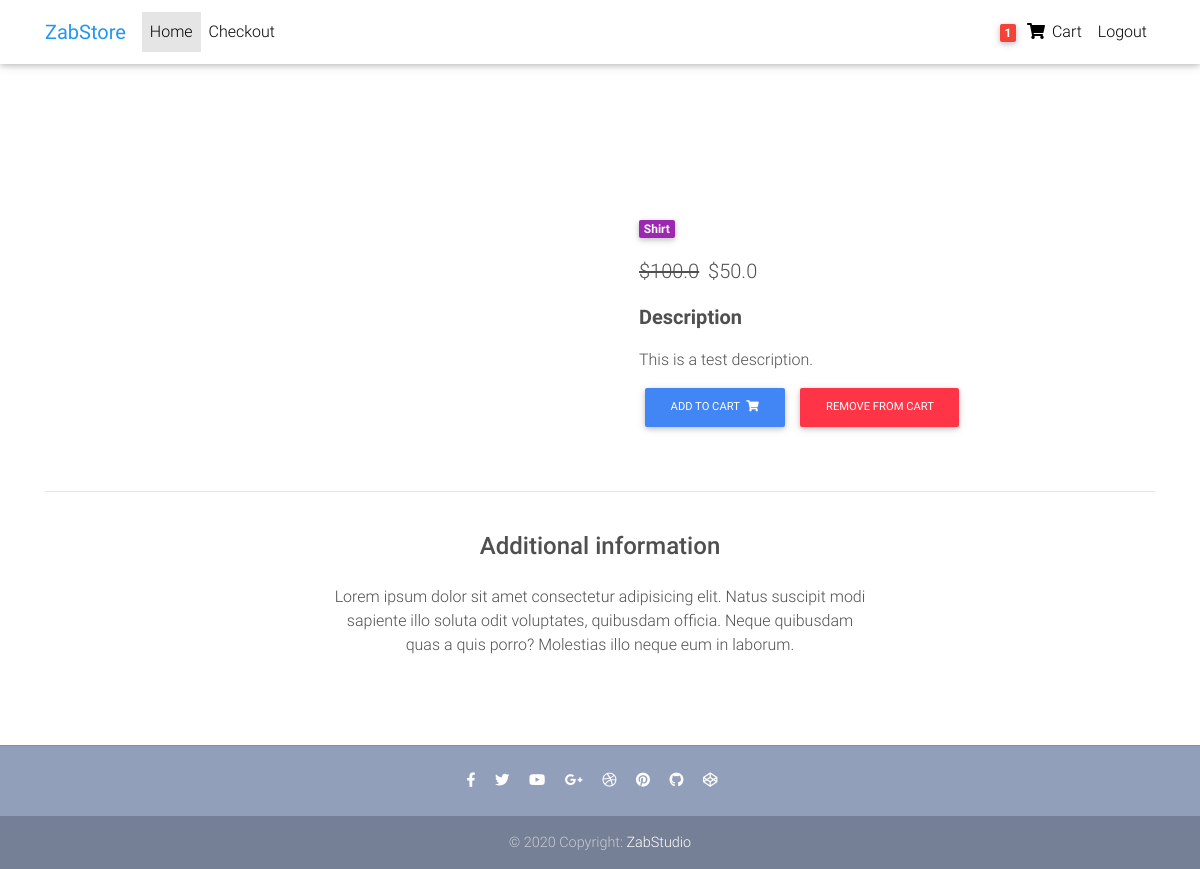
The page /product/test-product-1/ (signed in) on the database its author committed.
### core/models.py (models this page shows, shortened)
class Order(models.Model):
    user = models.ForeignKey(settings.AUTH_USER_MODEL, on_delete=models.CASCADE)
    ref_code = models.CharField(max_length=20, blank=True, null=True)
    item = models.ManyToManyField(OrderItem)
    start_date = models.DateTimeField(auto_now_add=True)
    ordered_date = models.DateTimeField()
    ordered = models.BooleanField(default=False)
    billing_address = models.ForeignKey('Address', related_name='billing_address', on_delete=models.SET_NULL,
                                        blank=True, null=True)
    shipping_address = models.ForeignKey('Address', related_name='shipping_address', on_delete=models.SET_NULL,
                                         blank=True, null=True)
    payment = models.ForeignKey('Payment', on_delete=models.SET_NULL, blank=True, null=True)
    coupon = models.ForeignKey('Coupon', on_delete=models.SET_NULL, blank=True, null=True)
    being_delivered = models.BooleanField(default=False)
    received = models.BooleanField(default=False)
    refund_requested = models.BooleanField(default=False)
    refund_granted = models.BooleanField(default=False)
    '''
    1. item added to cart
    2. adding billing address
    (Failed checkout)
    3. payment
    ( preprocessing, processing, packaging etc.)
    4. Being delivered
    5. Received
    6. Refunds
    '''

class Item(models.Model):
    title = models.CharField(max_length=100)
    price = models.FloatField()
    discount_price = models.FloatField(blank=True, null=True)
    category = models.CharField(choices=CATEGORY_CHOICES, max_length=2)
    label = models.CharField(choices=LABEL_CHOICES, max_length=1)
    slug = models.SlugField()
    description = models.TextField()
    image = models.ImageField(blank=True, null=True)
    def get_add_to_cart_url(self):
        return reverse("core:add-to-cart", kwargs={
            'slug': self.slug
        })
    def get_remove_from_cart_url(self):
        return reverse("core:remove-from-cart", kwargs={
            'slug': self.slug
        })

### core/views.py (the view)
# urls.py: path('product/<slug>/', ItemDetailView.as_view(), name='product'),
class ItemDetailView(DetailView):
    model = Item
    template_name = "product.html"

### core/templatetags/cart_template_tags.py (called while the page is built)
@register.filter
def cart_item_count(user):
    if user.is_authenticated:
        qs = Order.objects.filter(user=user, ordered=False)
        if qs.exists():
            return qs[0].item.count()
    return 0

### templates/product.html (shortened to what this page needs)
{% extends 'base.html' %}
{% block content %}
<body>
  <main class="mt-5 pt-4">
    <div class="container dark-grey-text mt-5">
      <div class="row wow fadeIn">
        <div class="col-md-6 mb-4">
        </div>
        <div class="col-md-6 mb-4">
          <div class="p-4">
            <div class="mb-3">
              <a href="">
                <span class="badge purple mr-1">{{ object.get_category_display }}</span>
              </a>
            </div>
            <p class="lead">
              {% if object.discount_price %}
              <span class="mr-1">
                <del>${{ object.price }}</del>
              </span>
              <span>${{ object.discount_price}}</span>
              {% else %}
              <span>${{ object.price }}</span>
              {% endif %}
            </p>
            <p class="lead font-weight-bold">Description</p>
            <p>{{ object.description }}.</p>
            <a href="{{ object.get_add_to_cart_url }}" class="btn btn-primary btn-md my-0 p">Add to cart
              <i class="fas fa-shopping-cart ml-1"></i>
            </a>
            <a href="{{ object.get_remove_from_cart_url }}" class="btn btn-danger btn-md my-0 p">Remove from cart
            </a>
          </div>
        </div>
      </div>
      <hr>
      <div class="row d-flex justify-content-center wow fadeIn">
        <div class="col-md-6 text-center">
          <h4 class="my-4 h4">Additional information</h4>
          <p>Lorem ipsum dolor sit amet consectetur adipisicing elit. Natus suscipit modi sapiente illo soluta odit
            voluptates,
            quibusdam officia. Neque quibusdam quas a quis porro? Molestias illo neque eum in laborum.</p>
        </div>
      </div>
      <div class="row wow fadeIn">
        <div class="col-lg-4 col-md-12 mb-4">
        </div>
        <div class="col-lg-4 col-md-6 mb-4">
        </div>
        <div class="col-lg-4 col-md-6 mb-4">
        </div>
      </div>
    </div>
  </main>
</body>
{% endblock %}

### templates/navbar.html (shortened to what this page needs)
{% load cart_template_tags %}
<nav class="navbar fixed-top navbar-expand-lg navbar-light white scrolling-navbar">
    <div class="container">
      <a class="navbar-brand waves-effect" href="https://mdbootstrap.com/docs/jquery/" target="_blank">
        <strong class="blue-text">ZabStore</strong>
      </a>
      <div class="collapse navbar-collapse" id="navbarSupportedContent">
        <ul class="navbar-nav mr-auto">
          <li class="nav-item active">
            <a class="nav-link waves-effect" href="/">Home
            </a>
          </li>
          <li class="nav-item">
            <a class="nav-link waves-effect" href="/checkout" target="_blank">Checkout</a>
          </li>
        </ul>
        <ul class="navbar-nav nav-flex-icons">
          {% if request.user.is_authenticated %}
          <li class="nav-item">
            <a href="{% url 'core:order-summary' %}" class="nav-link waves-effect">
              <span class="badge red z-depth-1 mr-1"> {{request.user|cart_item_count}} </span>
              <i class="fas fa-shopping-cart"></i>
              <span class="clearfix d-none d-sm-inline-block"> Cart </span>
            </a>
          </li>
          <li class="nav-item">
            <a class="nav-link waves-effect" href="">
              <span class="clearfix d-none d-sm-inline-block"> Logout </span>
            </a>
          </li>
          {% else %}
          <li class="nav-item">
            <a class="nav-link waves-effect" href="">
              <span class="clearfix d-none d-sm-inline-block"> Login </span>
            </a>
          </li>
          {% endif %}
        </ul>
      </div>
    </div>
  </nav>

### templates/base.html (style rules this page uses)
html, body, header, .carousel { height: 60vh; }

### rows shown on the page
Item: category "Shirt", price "100.0", discount_price "50.0", description "This is a test description"

### other values the page prints
{{ request.user|cart_item_count }} "1"
